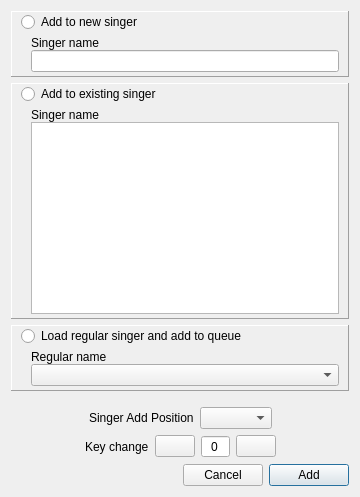
<?xml version="1.0" encoding="UTF-8"?>
<ui version="4.0">
 <class>DlgAddSong</class>
 <widget class="QDialog" name="DlgAddSong">
  <property name="geometry">
   <rect>
    <x>0</x>
    <y>0</y>
    <width>360</width>
    <height>382</height>
   </rect>
  </property>
  <property name="windowTitle">
   <string>Add Song To Queue</string>
  </property>
  <layout class="QVBoxLayout" name="verticalLayout_2">
   <item>
    <widget class="QFrame" name="frame">
     <property name="sizePolicy">
      <sizepolicy hsizetype="Preferred" vsizetype="Minimum">
       <horstretch>0</horstretch>
       <verstretch>0</verstretch>
      </sizepolicy>
     </property>
     <property name="frameShape">
      <enum>QFrame::Panel</enum>
     </property>
     <property name="frameShadow">
      <enum>QFrame::Raised</enum>
     </property>
     <layout class="QVBoxLayout" name="verticalLayout_7">
      <property name="spacing">
       <number>4</number>
      </property>
      <property name="topMargin">
       <number>0</number>
      </property>
      <property name="bottomMargin">
       <number>4</number>
      </property>
      <item>
       <widget class="QRadioButton" name="radioButtonAddSinger">
        <property name="sizePolicy">
         <sizepolicy hsizetype="Minimum" vsizetype="Minimum">
          <horstretch>0</horstretch>
          <verstretch>0</verstretch>
         </sizepolicy>
        </property>
        <property name="text">
         <string>Add to new singer</string>
        </property>
       </widget>
      </item>
      <item>
       <layout class="QHBoxLayout" name="horizontalLayout">
        <item>
         <layout class="QVBoxLayout" name="verticalLayout_3">
          <property name="spacing">
           <number>0</number>
          </property>
          <property name="leftMargin">
           <number>10</number>
          </property>
          <item>
           <widget class="QLabel" name="label">
            <property name="text">
             <string>Singer name</string>
            </property>
           </widget>
          </item>
          <item>
           <widget class="QLineEdit" name="lineEditNewSingerName"/>
          </item>
         </layout>
        </item>
       </layout>
      </item>
     </layout>
    </widget>
   </item>
   <item>
    <widget class="QFrame" name="frame_2">
     <property name="frameShape">
      <enum>QFrame::Panel</enum>
     </property>
     <property name="frameShadow">
      <enum>QFrame::Raised</enum>
     </property>
     <layout class="QVBoxLayout" name="verticalLayout_8">
      <property name="spacing">
       <number>4</number>
      </property>
      <property name="topMargin">
       <number>0</number>
      </property>
      <property name="bottomMargin">
       <number>4</number>
      </property>
      <item>
       <widget class="QRadioButton" name="radioButtonAddToExistingSinger">
        <property name="text">
         <string>Add to existing singer</string>
        </property>
       </widget>
      </item>
      <item>
       <layout class="QHBoxLayout" name="horizontalLayout_2">
        <property name="leftMargin">
         <number>10</number>
        </property>
        <item>
         <layout class="QVBoxLayout" name="verticalLayout">
          <property name="spacing">
           <number>0</number>
          </property>
          <item>
           <widget class="QLabel" name="label_3">
            <property name="text">
             <string>Singer name</string>
            </property>
           </widget>
          </item>
          <item>
           <widget class="QListWidget" name="listWidgetRotSingers">
            <property name="sizePolicy">
             <sizepolicy hsizetype="Expanding" vsizetype="Fixed">
              <horstretch>0</horstretch>
              <verstretch>0</verstretch>
             </sizepolicy>
            </property>
            <property name="minimumSize">
             <size>
              <width>200</width>
              <height>0</height>
             </size>
            </property>
            <property name="accessibleName">
             <string>Existing singers</string>
            </property>
            <property name="editTriggers">
             <set>QAbstractItemView::NoEditTriggers</set>
            </property>
            <property name="verticalScrollBarPolicy">
             <enum>Qt::ScrollBarAlwaysOff</enum>
            </property>
            <property name="flow">
             <enum>QListView::TopToBottom</enum>
            </property>
            <property name="isWrapping" stdset="0">
             <bool>true</bool>
            </property>
            <property name="resizeMode">
             <enum>QListView::Adjust</enum>
            </property>
            <property name="uniformItemSizes">
             <bool>true</bool>
            </property>
           </widget>
          </item>
         </layout>
        </item>
       </layout>
      </item>
     </layout>
    </widget>
   </item>
   <item>
    <widget class="QFrame" name="frame_3">
     <property name="frameShape">
      <enum>QFrame::Panel</enum>
     </property>
     <property name="frameShadow">
      <enum>QFrame::Raised</enum>
     </property>
     <layout class="QVBoxLayout" name="verticalLayout_10">
      <property name="spacing">
       <number>4</number>
      </property>
      <property name="topMargin">
       <number>0</number>
      </property>
      <property name="bottomMargin">
       <number>4</number>
      </property>
      <item>
       <widget class="QRadioButton" name="radioButtonLoadRegAndAdd">
        <property name="text">
         <string>Load regular singer and add to queue</string>
        </property>
       </widget>
      </item>
      <item>
       <layout class="QHBoxLayout" name="horizontalLayout_4">
        <property name="leftMargin">
         <number>10</number>
        </property>
        <item>
         <layout class="QVBoxLayout" name="verticalLayout_4">
          <property name="spacing">
           <number>0</number>
          </property>
          <item>
           <widget class="QLabel" name="label_5">
            <property name="text">
             <string>Regular name</string>
            </property>
           </widget>
          </item>
          <item>
           <widget class="QComboBox" name="comboBoxRegSingers">
            <property name="sizePolicy">
             <sizepolicy hsizetype="Expanding" vsizetype="Fixed">
              <horstretch>0</horstretch>
              <verstretch>0</verstretch>
             </sizepolicy>
            </property>
           </widget>
          </item>
         </layout>
        </item>
        <item>
         <layout class="QVBoxLayout" name="verticalLayout_9"/>
        </item>
       </layout>
      </item>
     </layout>
    </widget>
   </item>
   <item>
    <layout class="QVBoxLayout" name="positionAndKeyLayout">
     <property name="topMargin">
      <number>10</number>
     </property>
     <item>
      <layout class="QHBoxLayout" name="horizontalLayout_5">
       <item>
        <spacer name="horizontalSpacerPositionLeft">
         <property name="orientation">
          <enum>Qt::Horizontal</enum>
         </property>
         <property name="sizeHint" stdset="0">
          <size>
           <width>40</width>
           <height>20</height>
          </size>
         </property>
        </spacer>
       </item>
       <item>
        <widget class="QLabel" name="label_2">
         <property name="text">
          <string>Singer Add Position</string>
         </property>
        </widget>
       </item>
       <item>
        <widget class="QComboBox" name="comboBoxPosition"/>
       </item>
       <item>
        <spacer name="horizontalSpacer">
         <property name="orientation">
          <enum>Qt::Horizontal</enum>
         </property>
         <property name="sizeHint" stdset="0">
          <size>
           <width>40</width>
           <height>20</height>
          </size>
         </property>
        </spacer>
       </item>
      </layout>
     </item>
     <item>
      <layout class="QHBoxLayout" name="horizontalLayoutKeyChange">
       <item>
        <spacer name="horizontalSpacerKeyChangeLeft">
         <property name="orientation">
          <enum>Qt::Horizontal</enum>
         </property>
         <property name="sizeHint" stdset="0">
          <size>
           <width>40</width>
           <height>20</height>
          </size>
         </property>
        </spacer>
       </item>
       <item>
        <widget class="QLabel" name="label_6">
         <property name="text">
          <string>Key change</string>
         </property>
        </widget>
       </item>
       <item>
        <widget class="QPushButton" name="pushButtonKeyDown">
         <property name="sizePolicy">
          <sizepolicy hsizetype="Fixed" vsizetype="Fixed">
           <horstretch>0</horstretch>
           <verstretch>0</verstretch>
          </sizepolicy>
         </property>
         <property name="focusPolicy">
          <enum>Qt::NoFocus</enum>
         </property>
         <property name="text">
          <string/>
         </property>
         <property name="icon">
          <iconset resource="resources.qrc">
           <normaloff>:/theme/Icons/okjbreeze-dark/actions/22/downindicator.svg</normaloff>:/theme/Icons/okjbreeze-dark/actions/22/downindicator.svg</iconset>
         </property>
         <property name="iconSize">
          <size>
           <width>26</width>
           <height>26</height>
          </size>
         </property>
        </widget>
       </item>
       <item>
        <widget class="QSpinBox" name="spinBoxKeyChange">
         <property name="sizePolicy">
          <sizepolicy hsizetype="Fixed" vsizetype="Fixed">
           <horstretch>0</horstretch>
           <verstretch>0</verstretch>
          </sizepolicy>
         </property>
         <property name="frame">
          <bool>true</bool>
         </property>
         <property name="alignment">
          <set>Qt::AlignCenter</set>
         </property>
         <property name="buttonSymbols">
          <enum>QAbstractSpinBox::NoButtons</enum>
         </property>
         <property name="minimum">
          <number>-12</number>
         </property>
         <property name="maximum">
          <number>12</number>
         </property>
        </widget>
       </item>
       <item>
        <widget class="QPushButton" name="pushButtonKeyUp">
         <property name="sizePolicy">
          <sizepolicy hsizetype="Fixed" vsizetype="Fixed">
           <horstretch>0</horstretch>
           <verstretch>0</verstretch>
          </sizepolicy>
         </property>
         <property name="focusPolicy">
          <enum>Qt::NoFocus</enum>
         </property>
         <property name="text">
          <string/>
         </property>
         <property name="icon">
          <iconset resource="resources.qrc">
           <normaloff>:/theme/Icons/okjbreeze-dark/actions/22/upindicator.svg</normaloff>:/theme/Icons/okjbreeze-dark/actions/22/upindicator.svg</iconset>
         </property>
         <property name="iconSize">
          <size>
           <width>26</width>
           <height>26</height>
          </size>
         </property>
        </widget>
       </item>
       <item>
        <spacer name="horizontalSpacerKeyChange">
         <property name="orientation">
          <enum>Qt::Horizontal</enum>
         </property>
         <property name="sizeHint" stdset="0">
          <size>
           <width>40</width>
           <height>20</height>
          </size>
         </property>
        </spacer>
       </item>
      </layout>
     </item>
    </layout>
   </item>
   <item>
    <spacer name="verticalSpacer">
     <property name="orientation">
      <enum>Qt::Vertical</enum>
     </property>
     <property name="sizeHint" stdset="0">
      <size>
       <width>20</width>
       <height>40</height>
      </size>
     </property>
    </spacer>
   </item>
   <item>
    <layout class="QHBoxLayout" name="horizontalLayout_3">
     <item>
      <spacer name="horizontalSpacer_2">
       <property name="orientation">
        <enum>Qt::Horizontal</enum>
       </property>
       <property name="sizeHint" stdset="0">
        <size>
         <width>40</width>
         <height>20</height>
        </size>
       </property>
      </spacer>
     </item>
     <item>
      <widget class="QPushButton" name="pushButtonCancel">
       <property name="focusPolicy">
        <enum>Qt::TabFocus</enum>
       </property>
       <property name="text">
        <string>Cancel</string>
       </property>
       <property name="autoDefault">
        <bool>false</bool>
       </property>
      </widget>
     </item>
     <item>
      <widget class="QPushButton" name="pushButtonAdd">
       <property name="focusPolicy">
        <enum>Qt::TabFocus</enum>
       </property>
       <property name="text">
        <string>Add</string>
       </property>
       <property name="autoDefault">
        <bool>false</bool>
       </property>
       <property name="default">
        <bool>true</bool>
       </property>
      </widget>
     </item>
    </layout>
   </item>
  </layout>
 </widget>
 <resources>
  <include location="resources.qrc"/>
 </resources>
 <connections/>
</ui>
